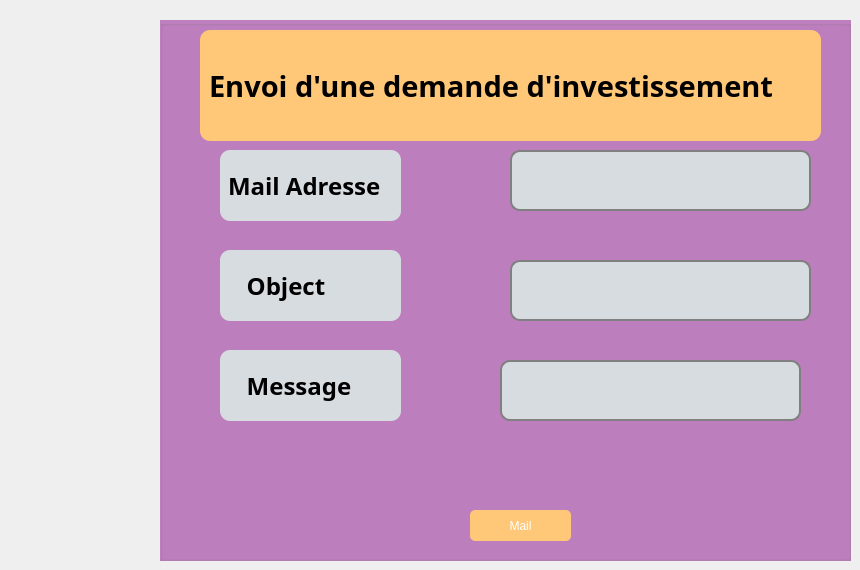
     <widget class="QWidget" name="page_6">
      <widget class="QGroupBox" name="Delete_3">
       <property name="geometry">
        <rect>
         <x>160</x>
         <y>20</y>
         <width>691</width>
         <height>541</height>
        </rect>
       </property>
       <property name="styleSheet">
        <string notr="true">QGroupBox {
    font: 12px;
 background-color:#be7fbe;
}

QLineEdit {
    border: 2px solid gray;
    border-radius: 10px;
    padding: 10px;
}

QPushButton {
    background-color: rgb(58, 195, 197);
    color: white;
    border-radius: 5px;
    padding: 5px;
}

QLineEdit:focus, QPushButton:focus {
    border: 2px solid #4CAF50;
}

QLabel {
    font-weight: bold;
    padding: 1px;
}</string>
       </property>
       <property name="title">
        <string/>
       </property>
       <widget class="QLabel" name="supprimer_3">
        <property name="geometry">
         <rect>
          <x>40</x>
          <y>10</y>
          <width>621</width>
          <height>111</height>
         </rect>
        </property>
        <property name="font">
         <font>
          <family>Tw Cen MT</family>
          <pointsize>22</pointsize>
          <weight>75</weight>
          <italic>false</italic>
          <bold>true</bold>
         </font>
        </property>
        <property name="styleSheet">
         <string notr="true">background-color:#ffc778;
border-radius: 10px;</string>
        </property>
        <property name="text">
         <string>Envoi d'une demande d'investissement</string>
        </property>
       </widget>
       <widget class="QLabel" name="MailLabel">
        <property name="geometry">
         <rect>
          <x>60</x>
          <y>130</y>
          <width>181</width>
          <height>71</height>
         </rect>
        </property>
        <property name="font">
         <font>
          <family>Tw Cen MT</family>
          <pointsize>18</pointsize>
          <weight>75</weight>
          <bold>true</bold>
         </font>
        </property>
        <property name="styleSheet">
         <string notr="true">border-radius: 10px;
background-color:#D6DCE0;
</string>
        </property>
        <property name="text">
         <string>Mail Adresse</string>
        </property>
       </widget>
       <widget class="QLineEdit" name="recipientEdit">
        <property name="geometry">
         <rect>
          <x>350</x>
          <y>130</y>
          <width>301</width>
          <height>61</height>
         </rect>
        </property>
        <property name="font">
         <font>
          <family>Tw Cen MT Condensed</family>
          <pointsize>14</pointsize>
         </font>
        </property>
        <property name="styleSheet">
         <string notr="true">border-radius: 10px;
background-color:#D6DCE0;
</string>
        </property>
       </widget>
       <widget class="QPushButton" name="pushButton_Mail">
        <property name="geometry">
         <rect>
          <x>310</x>
          <y>490</y>
          <width>101</width>
          <height>31</height>
         </rect>
        </property>
        <property name="maximumSize">
         <size>
          <width>101</width>
          <height>31</height>
         </size>
        </property>
        <property name="styleSheet">
         <string notr="true">background-color:#ffc778;
</string>
        </property>
        <property name="text">
         <string>Mail</string>
        </property>
        <property name="icon">
         <iconset>
          <normaloff>:/Icones/Icones/ajouter.png</normaloff>:/Icones/Icones/ajouter.png</iconset>
        </property>
        <property name="iconSize">
         <size>
          <width>20</width>
          <height>20</height>
         </size>
        </property>
       </widget>
       <widget class="QLineEdit" name="subjectEdit">
        <property name="geometry">
         <rect>
          <x>350</x>
          <y>240</y>
          <width>301</width>
          <height>61</height>
         </rect>
        </property>
        <property name="font">
         <font>
          <family>Tw Cen MT Condensed</family>
          <pointsize>14</pointsize>
         </font>
        </property>
        <property name="styleSheet">
         <string notr="true">border-radius: 10px;
background-color:#D6DCE0;
</string>
        </property>
       </widget>
       <widget class="QLabel" name="MailLabel_2">
        <property name="geometry">
         <rect>
          <x>60</x>
          <y>230</y>
          <width>181</width>
          <height>71</height>
         </rect>
        </property>
        <property name="font">
         <font>
          <family>Tw Cen MT</family>
          <pointsize>18</pointsize>
          <weight>75</weight>
          <bold>true</bold>
         </font>
        </property>
        <property name="styleSheet">
         <string notr="true">border-radius: 10px;
background-color:#D6DCE0;
</string>
        </property>
        <property name="text">
         <string>   Object</string>
        </property>
       </widget>
       <widget class="QLabel" name="MailLabel_3">
        <property name="geometry">
         <rect>
          <x>60</x>
          <y>330</y>
          <width>181</width>
          <height>71</height>
         </rect>
        </property>
        <property name="font">
         <font>
          <family>Tw Cen MT</family>
          <pointsize>18</pointsize>
          <weight>75</weight>
          <bold>true</bold>
         </font>
        </property>
        <property name="styleSheet">
         <string notr="true">border-radius: 10px;
background-color:#D6DCE0;
</string>
        </property>
        <property name="text">
         <string>   Message</string>
        </property>
       </widget>
       <widget class="QLineEdit" name="messageEdit">
        <property name="geometry">
         <rect>
          <x>340</x>
          <y>340</y>
          <width>301</width>
          <height>61</height>
         </rect>
        </property>
        <property name="font">
         <font>
          <family>Tw Cen MT Condensed</family>
          <pointsize>14</pointsize>
         </font>
        </property>
        <property name="styleSheet">
         <string notr="true">border-radius: 10px;
background-color:#D6DCE0;
</string>
        </property>
       </widget>
      </widget>
     </widget>
